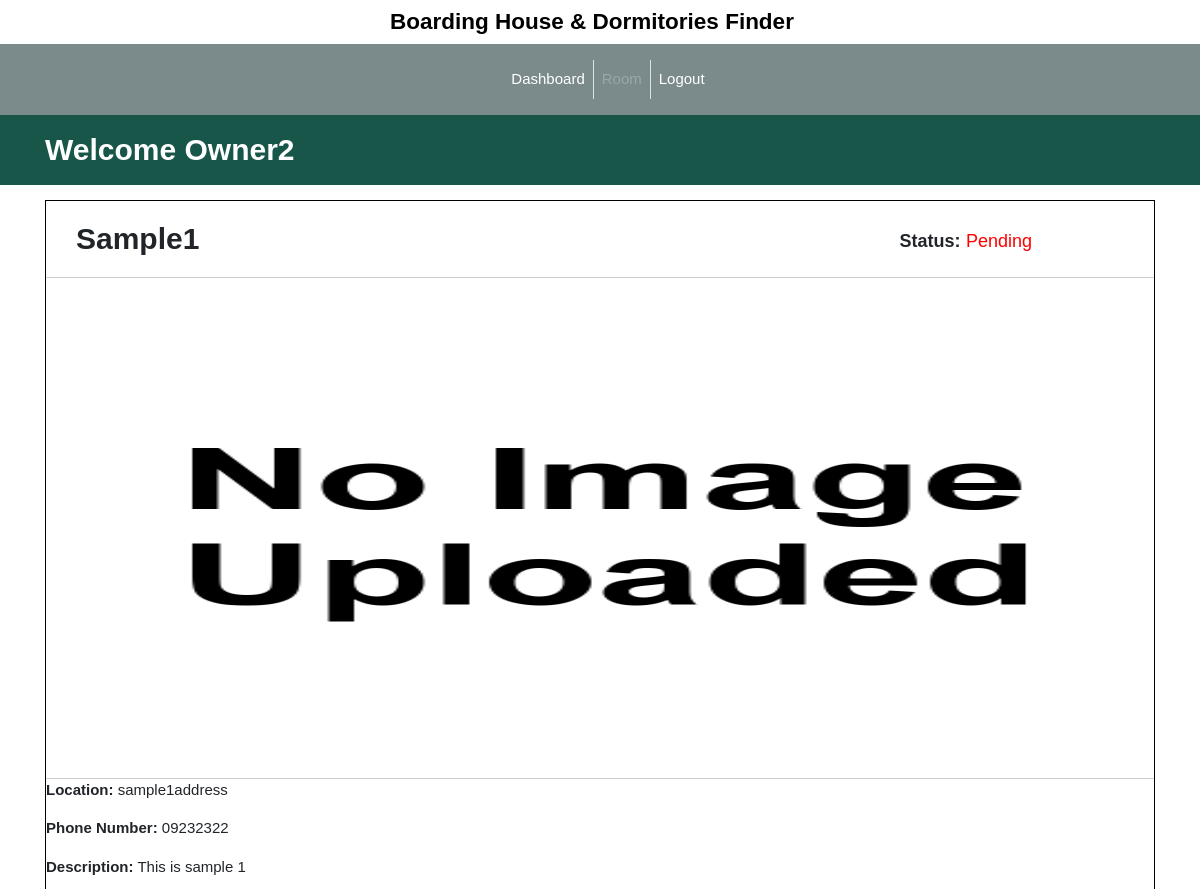
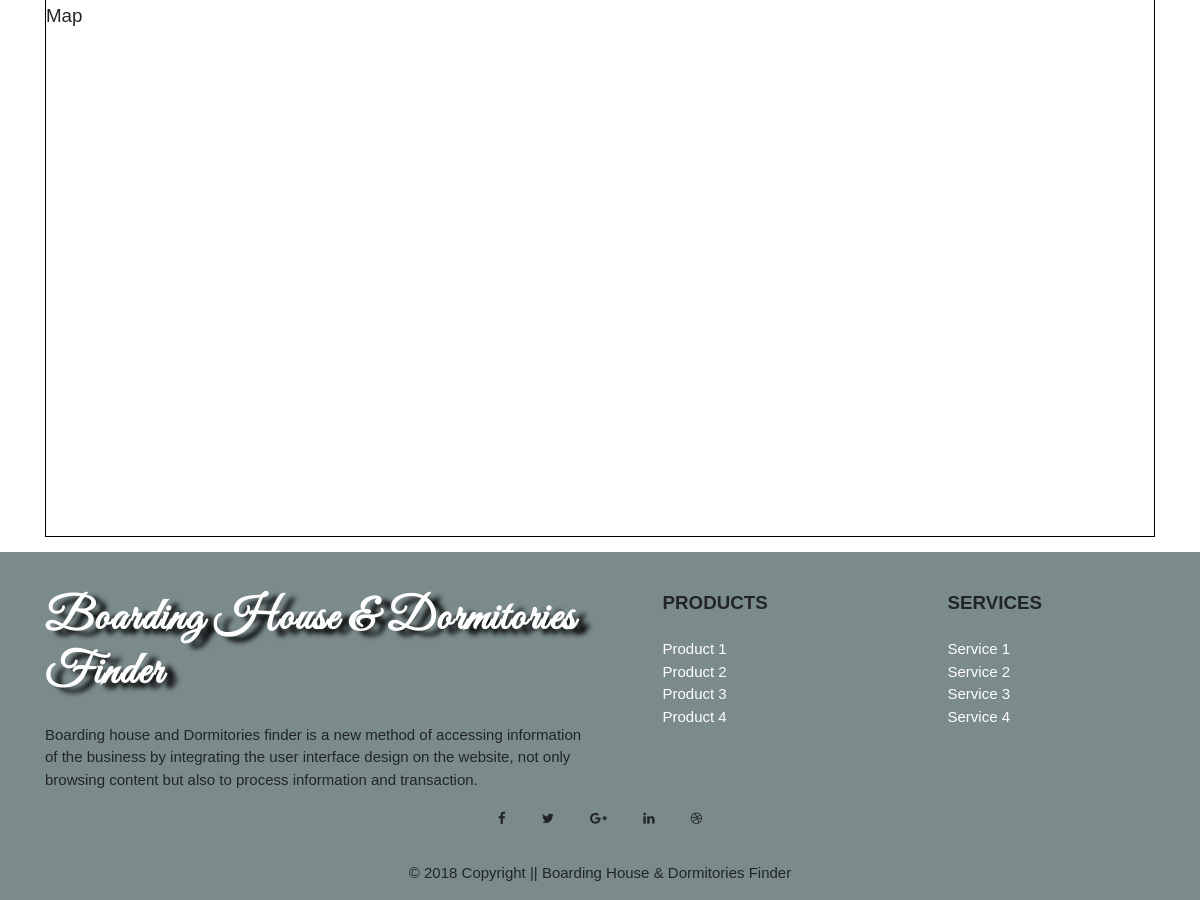
Screenshot of /landlord/owner_dashboard.php (signed in) with the database file from the repository (2 pictures, top to bottom).
### tables this page shows
CREATE TABLE IF NOT EXISTS `houses` (
  `house_id` int(11) NOT NULL,
  `user_id` int(11) NOT NULL,
  `house_category_id` int(11) NOT NULL,
  `house_name` varchar(255) NOT NULL,
  `house_address` varchar(255) NOT NULL,
  `house_postcode` int(11) NOT NULL,
  `house_phone_number` text NOT NULL,
  `house_number_room` text NOT NULL,
  `house_picture` text NOT NULL,
  `house_mp` text NOT NULL,
  `house_birp` text NOT NULL,
  `house_blpp` text NOT NULL,
  `house_description` text NOT NULL,
  `house_status` int(11) NOT NULL
);

### landlord/owner_dashboard.php (the view, shortened to what this page needs)
<?php
	function display_content(){
		require '../condb.php';
		$username = $_SESSION['username'];
		$sql = "SELECT * FROM users WHERE username = '$username'";
		$results = mysqli_query($conn, $sql);
		$row = mysqli_fetch_assoc($results);
		extract($row);
		$user_id = $id;
		$sql1 = "SELECT * FROM houses WHERE user_id = '$user_id'";
		$results = mysqli_query($conn, $sql1);
		if (mysqli_num_rows($results) > 0 ) {
			$house = mysqli_fetch_assoc($results);
			extract($house);
			?>
			<div class="container">
				<div class="container-cybod-house">
				  <div class="row">
				    <div class="col-sm-9">
				     <p class="bhod-title-display"><?php echo $house_name ?></p>
				    </div>
				    <div class="col-sm-3">
				    	<?php
				    		if ($house_status == 3) {
				    			?>
				      			<p class="bhod-status-display"><b>Status:</b><span class="pending">Pending</span></p>
				      			<?php
				    		}elseif($house_status == 4){
				    	?>
				      <p class="bhod-status-display"><b>Status:</b><span class="approved">Approved</span></p>
				  	<?php }?>
				    </div>
				  </div>
				  <div class="row">
				  	<div class="col-sm-12">
				  		 <img class="bhod-image-display" src="../<?php echo $house_picture ?>" alt="dorm1">
				  	<div class="hr-line"></div>
				  	</div>
				  	<div class="col-sm-12">
				  		<p><b>Location:</b> <span id="location"><?php echo $house_address ?></span></p>
				  		<p><b>Phone Number:</b> <?php echo $house_phone_number ?></p>
				  		<p><b>Description:</b> <?php echo $house_description ?></p>
				  	</div>
				  </div>
				  <div class="map" onload="initMap">
				  	<h5>Map</h5>
				  	<div id="map-display">
				  	</div>
				  </div>
			  </div>
			</div>
			<?php
		}
	}
	require '../template.php';
?>

### assets/css/style.css (style rules this page uses)
* { margin: 0; padding: 0; box-sizing: border-box; }
html,body { font-family: 'Moserrat', sans-serif; }
.hr-line { border: 0; border-top: 1px solid #cecece; }
.bhod-title-display { margin-left: 1em; margin-top: .5em; font-weight: bold; font-size: 2em; }
span.pending { color: red; margin-left: .3em; }
.bhod-status-display { margin-top: 1.5em; font-size: 1.2em; }
.bhod-image-display { width: 100%; height: 500px; }
.map { min-height: 500px; width: 100%; }
#map-display { height: 500px; width: 100%; }
.container-cybod-house { margin-top: 1em; margin-bottom: 1em; border: 1px solid black; min-height: 600px; }

### rows the page displays
houses: house_name "Sample1", house_picture (placeholder picture), house_address "sample1address", house_phone_number "09232322", house_description "This is sample 1"

### other values shown
$_SESSION['fname'] "Owner2"
